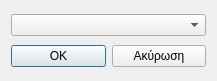
<?xml version="1.0" encoding="UTF-8"?>
<ui version="4.0">
 <class>ChooseDiskDialog</class>
 <widget class="QDialog" name="ChooseDiskDialog">
  <property name="geometry">
   <rect>
    <x>0</x>
    <y>0</y>
    <width>217</width>
    <height>81</height>
   </rect>
  </property>
  <property name="windowTitle">
   <string>Επιλογή δίσκου</string>
  </property>
  <layout class="QGridLayout" name="gridLayout">
   <item row="0" column="0">
    <widget class="QComboBox" name="comboBox"/>
   </item>
   <item row="1" column="0">
    <layout class="QHBoxLayout" name="horizontalLayout">
     <item>
      <widget class="QPushButton" name="okButton">
       <property name="text">
        <string>OK</string>
       </property>
      </widget>
     </item>
     <item>
      <widget class="QPushButton" name="cancelButton">
       <property name="text">
        <string>Ακύρωση</string>
       </property>
      </widget>
     </item>
    </layout>
   </item>
  </layout>
 </widget>
 <tabstops>
  <tabstop>comboBox</tabstop>
  <tabstop>okButton</tabstop>
  <tabstop>cancelButton</tabstop>
 </tabstops>
 <resources/>
 <connections/>
</ui>
